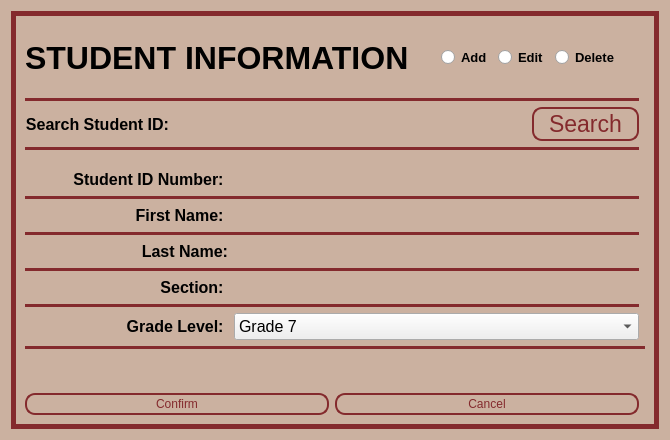
<?xml version="1.0" encoding="UTF-8"?>
<ui version="4.0">
 <class>StudentInformation</class>
 <widget class="QWidget" name="StudentInformation">
  <property name="geometry">
   <rect>
    <x>0</x>
    <y>0</y>
    <width>670</width>
    <height>440</height>
   </rect>
  </property>
  <property name="windowTitle">
   <string>Student Information</string>
  </property>
  <property name="styleSheet">
   <string notr="true">.QWidget{background-color: #CBB1A0;border-radius: 10px}</string>
  </property>
  <layout class="QVBoxLayout" name="verticalLayout_2">
   <item>
    <widget class="QFrame" name="border">
     <property name="styleSheet">
      <string notr="true">#border{
	color: #842a2d;
}</string>
     </property>
     <property name="frameShape">
      <enum>QFrame::Box</enum>
     </property>
     <property name="lineWidth">
      <number>5</number>
     </property>
     <property name="midLineWidth">
      <number>5</number>
     </property>
     <layout class="QGridLayout" name="gridLayout_3">
      <item row="5" column="0">
       <widget class="Line" name="line_2">
        <property name="styleSheet">
         <string notr="true">border: 2px solid #842a2d;</string>
        </property>
        <property name="orientation">
         <enum>Qt::Horizontal</enum>
        </property>
       </widget>
      </item>
      <item row="2" column="0">
       <spacer name="verticalSpacer_2">
        <property name="orientation">
         <enum>Qt::Vertical</enum>
        </property>
        <property name="sizeHint" stdset="0">
         <size>
          <width>17</width>
          <height>27</height>
         </size>
        </property>
       </spacer>
      </item>
      <item row="1" column="0" colspan="2">
       <layout class="QHBoxLayout" name="horizontalLayout_2">
        <item>
         <widget class="QLabel" name="label_title">
          <property name="font">
           <font>
            <pointsize>24</pointsize>
            <bold>true</bold>
           </font>
          </property>
          <property name="styleSheet">
           <string notr="true">.QWidget{background-color: #CBB1A0;border-radius: 10px}</string>
          </property>
          <property name="text">
           <string>STUDENT INFORMATION</string>
          </property>
         </widget>
        </item>
        <item>
         <spacer name="horizontalSpacer_4">
          <property name="orientation">
           <enum>Qt::Horizontal</enum>
          </property>
          <property name="sizeHint" stdset="0">
           <size>
            <width>40</width>
            <height>20</height>
           </size>
          </property>
         </spacer>
        </item>
        <item>
         <layout class="QVBoxLayout" name="verticalLayout">
          <item>
           <layout class="QHBoxLayout" name="horizontalLayout">
            <item>
             <spacer name="horizontalSpacer">
              <property name="orientation">
               <enum>Qt::Horizontal</enum>
              </property>
              <property name="sizeHint" stdset="0">
               <size>
                <width>40</width>
                <height>20</height>
               </size>
              </property>
             </spacer>
            </item>
            <item>
             <widget class="QRadioButton" name="rb_add_student">
              <property name="font">
               <font>
                <pointsize>10</pointsize>
                <bold>true</bold>
               </font>
              </property>
              <property name="text">
               <string>Add</string>
              </property>
             </widget>
            </item>
            <item>
             <spacer name="horizontalSpacer_2">
              <property name="orientation">
               <enum>Qt::Horizontal</enum>
              </property>
              <property name="sizeHint" stdset="0">
               <size>
                <width>13</width>
                <height>40</height>
               </size>
              </property>
             </spacer>
            </item>
            <item>
             <widget class="QRadioButton" name="rb_edit_student">
              <property name="font">
               <font>
                <pointsize>10</pointsize>
                <bold>true</bold>
               </font>
              </property>
              <property name="text">
               <string>Edit</string>
              </property>
             </widget>
            </item>
            <item>
             <spacer name="horizontalSpacer_3">
              <property name="orientation">
               <enum>Qt::Horizontal</enum>
              </property>
              <property name="sizeHint" stdset="0">
               <size>
                <width>13</width>
                <height>40</height>
               </size>
              </property>
             </spacer>
            </item>
            <item>
             <widget class="QRadioButton" name="rb_delete_student">
              <property name="font">
               <font>
                <pointsize>10</pointsize>
                <bold>true</bold>
               </font>
              </property>
              <property name="text">
               <string>Delete</string>
              </property>
             </widget>
            </item>
            <item>
             <spacer name="horizontalSpacer_5">
              <property name="orientation">
               <enum>Qt::Horizontal</enum>
              </property>
              <property name="sizeHint" stdset="0">
               <size>
                <width>40</width>
                <height>20</height>
               </size>
              </property>
             </spacer>
            </item>
           </layout>
          </item>
         </layout>
        </item>
       </layout>
      </item>
      <item row="4" column="0">
       <layout class="QGridLayout" name="gridLayout_2">
        <item row="1" column="1">
         <widget class="QLineEdit" name="input_search">
          <property name="font">
           <font>
            <pointsize>12</pointsize>
            <italic>false</italic>
            <bold>false</bold>
           </font>
          </property>
          <property name="styleSheet">
           <string notr="true">QLineEdit {
      color: #000000;
      font: 12pt &quot;Verdana&quot;;
      border: None;
      border-bottom-color: white;
      border-radius: 10px;
      padding: 0 8px;
      background: #CBB1A0;
      selection-background-color: darkgray;
}</string>
          </property>
          <property name="clearButtonEnabled">
           <bool>true</bool>
          </property>
         </widget>
        </item>
        <item row="1" column="0">
         <widget class="QLabel" name="label_search_student_id">
          <property name="font">
           <font>
            <pointsize>12</pointsize>
            <bold>true</bold>
           </font>
          </property>
          <property name="text">
           <string>Search Student ID:</string>
          </property>
          <property name="alignment">
           <set>Qt::AlignRight|Qt::AlignTrailing|Qt::AlignVCenter</set>
          </property>
         </widget>
        </item>
        <item row="1" column="2">
         <widget class="QPushButton" name="search_button">
          <property name="font">
           <font>
            <pointsize>17</pointsize>
            <italic>false</italic>
            <bold>false</bold>
           </font>
          </property>
          <property name="styleSheet">
           <string notr="true">QPushButton{
	color: #842a2d;
	font: 17pt &quot;Franklin Gothic Book&quot;;
	border: 2px solid #842a2d;
	padding: 2px;
	border-radius: 10px;
	opacity: 100;
}

QPushButton:hover{
    background-color: #842a2d;
	color: #CBB1A0;
}</string>
          </property>
          <property name="text">
           <string>  Search  </string>
          </property>
         </widget>
        </item>
       </layout>
      </item>
      <item row="6" column="0">
       <spacer name="verticalSpacer">
        <property name="orientation">
         <enum>Qt::Vertical</enum>
        </property>
        <property name="sizeHint" stdset="0">
         <size>
          <width>17</width>
          <height>27</height>
         </size>
        </property>
       </spacer>
      </item>
      <item row="0" column="0">
       <spacer name="verticalSpacer_5">
        <property name="orientation">
         <enum>Qt::Vertical</enum>
        </property>
        <property name="sizeHint" stdset="0">
         <size>
          <width>17</width>
          <height>27</height>
         </size>
        </property>
       </spacer>
      </item>
      <item row="13" column="0">
       <spacer name="verticalSpacer_7">
        <property name="orientation">
         <enum>Qt::Vertical</enum>
        </property>
        <property name="sizeHint" stdset="0">
         <size>
          <width>17</width>
          <height>27</height>
         </size>
        </property>
       </spacer>
      </item>
      <item row="14" column="0">
       <layout class="QHBoxLayout" name="horizontalLayout_3">
        <item>
         <widget class="QPushButton" name="confirm_button">
          <property name="styleSheet">
           <string notr="true">QPushButton{
	color: #842a2d;
	font: 17pt &quot;Franklin Gothic Book&quot;;
	border: 2px solid #842a2d;
	padding: 2px;
	border-radius: 10px;
	opacity: 100;
}

QPushButton:hover{
    background-color: #842a2d;
	color: #CBB1A0;
}</string>
          </property>
          <property name="text">
           <string>Confirm</string>
          </property>
         </widget>
        </item>
        <item>
         <widget class="QPushButton" name="cancel_button">
          <property name="styleSheet">
           <string notr="true">QPushButton{
	color: #842a2d;
	font: 17pt &quot;Franklin Gothic Book&quot;;
	border: 2px solid #842a2d;
	padding: 2px;
	border-radius: 10px;
	opacity: 100;
}

QPushButton:hover{
    background-color: #842a2d;
	color: #CBB1A0;
}</string>
          </property>
          <property name="text">
           <string>Cancel</string>
          </property>
         </widget>
        </item>
       </layout>
      </item>
      <item row="7" column="0">
       <layout class="QGridLayout" name="gridLayout">
        <item row="0" column="0">
         <widget class="QLabel" name="label_student_id">
          <property name="font">
           <font>
            <pointsize>12</pointsize>
            <bold>true</bold>
           </font>
          </property>
          <property name="text">
           <string>Student ID Number: </string>
          </property>
          <property name="alignment">
           <set>Qt::AlignRight|Qt::AlignTrailing|Qt::AlignVCenter</set>
          </property>
         </widget>
        </item>
        <item row="0" column="1" colspan="2">
         <widget class="QLineEdit" name="input_student_id">
          <property name="font">
           <font>
            <pointsize>12</pointsize>
            <italic>false</italic>
            <bold>false</bold>
           </font>
          </property>
          <property name="styleSheet">
           <string notr="true">QLineEdit {
      color: #000000;
      font: 12pt &quot;Verdana&quot;;
      border: None;
      border-bottom-color: white;
      border-radius: 10px;
      padding: 0 8px;
      background: #CBB1A0;
      selection-background-color: darkgray;
}</string>
          </property>
          <property name="clearButtonEnabled">
           <bool>true</bool>
          </property>
         </widget>
        </item>
        <item row="1" column="0" colspan="3">
         <widget class="Line" name="line_5">
          <property name="styleSheet">
           <string notr="true">border: 2px solid #842a2d;</string>
          </property>
          <property name="orientation">
           <enum>Qt::Horizontal</enum>
          </property>
         </widget>
        </item>
        <item row="2" column="0">
         <widget class="QLabel" name="label_firstname">
          <property name="font">
           <font>
            <pointsize>12</pointsize>
            <bold>true</bold>
           </font>
          </property>
          <property name="text">
           <string>First Name: </string>
          </property>
          <property name="alignment">
           <set>Qt::AlignRight|Qt::AlignTrailing|Qt::AlignVCenter</set>
          </property>
         </widget>
        </item>
        <item row="3" column="0" colspan="3">
         <widget class="Line" name="line_4">
          <property name="styleSheet">
           <string notr="true">border: 2px solid #842a2d;</string>
          </property>
          <property name="orientation">
           <enum>Qt::Horizontal</enum>
          </property>
         </widget>
        </item>
        <item row="4" column="0">
         <widget class="QLabel" name="label_lastname">
          <property name="font">
           <font>
            <pointsize>12</pointsize>
            <bold>true</bold>
           </font>
          </property>
          <property name="text">
           <string>Last Name:</string>
          </property>
          <property name="alignment">
           <set>Qt::AlignRight|Qt::AlignTrailing|Qt::AlignVCenter</set>
          </property>
         </widget>
        </item>
        <item row="5" column="0" colspan="3">
         <widget class="Line" name="line_6">
          <property name="styleSheet">
           <string notr="true">border: 2px solid #842a2d;</string>
          </property>
          <property name="orientation">
           <enum>Qt::Horizontal</enum>
          </property>
         </widget>
        </item>
        <item row="6" column="0">
         <widget class="QLabel" name="label_section">
          <property name="font">
           <font>
            <pointsize>12</pointsize>
            <bold>true</bold>
           </font>
          </property>
          <property name="text">
           <string>Section: </string>
          </property>
          <property name="alignment">
           <set>Qt::AlignRight|Qt::AlignTrailing|Qt::AlignVCenter</set>
          </property>
         </widget>
        </item>
        <item row="7" column="0" colspan="3">
         <widget class="Line" name="line_8">
          <property name="styleSheet">
           <string notr="true">border: 2px solid #842a2d;</string>
          </property>
          <property name="orientation">
           <enum>Qt::Horizontal</enum>
          </property>
         </widget>
        </item>
        <item row="8" column="0">
         <widget class="QLabel" name="label_gradeLevel">
          <property name="font">
           <font>
            <pointsize>12</pointsize>
            <bold>true</bold>
           </font>
          </property>
          <property name="text">
           <string>Grade Level: </string>
          </property>
          <property name="alignment">
           <set>Qt::AlignRight|Qt::AlignTrailing|Qt::AlignVCenter</set>
          </property>
         </widget>
        </item>
        <item row="2" column="1" colspan="2">
         <widget class="QLineEdit" name="input_firstname">
          <property name="font">
           <font>
            <pointsize>12</pointsize>
            <italic>false</italic>
            <bold>false</bold>
           </font>
          </property>
          <property name="styleSheet">
           <string notr="true">QLineEdit {
      color: #000000;
      font: 12pt &quot;Verdana&quot;;
      border: None;
      border-bottom-color: white;
      border-radius: 10px;
      padding: 0 8px;
      background: #CBB1A0;
      selection-background-color: darkgray;
}</string>
          </property>
          <property name="clearButtonEnabled">
           <bool>true</bool>
          </property>
         </widget>
        </item>
        <item row="4" column="1" colspan="2">
         <widget class="QLineEdit" name="input_lastname">
          <property name="font">
           <font>
            <pointsize>12</pointsize>
            <italic>false</italic>
            <bold>false</bold>
           </font>
          </property>
          <property name="styleSheet">
           <string notr="true">QLineEdit {
      color: #000000;
      font: 12pt &quot;Verdana&quot;;
      border: None;
      border-bottom-color: white;
      border-radius: 10px;
      padding: 0 8px;
      background: #CBB1A0;
      selection-background-color: darkgray;
}</string>
          </property>
          <property name="clearButtonEnabled">
           <bool>true</bool>
          </property>
         </widget>
        </item>
        <item row="6" column="1" colspan="2">
         <widget class="QLineEdit" name="input_section">
          <property name="font">
           <font>
            <pointsize>12</pointsize>
            <italic>false</italic>
            <bold>false</bold>
           </font>
          </property>
          <property name="styleSheet">
           <string notr="true">QLineEdit {
      color: #000000;
      font: 12pt &quot;Verdana&quot;;
      border: None;
      border-bottom-color: white;
      border-radius: 10px;
      padding: 0 8px;
      background: #CBB1A0;
      selection-background-color: darkgray;
}</string>
          </property>
          <property name="clearButtonEnabled">
           <bool>true</bool>
          </property>
         </widget>
        </item>
        <item row="8" column="1" colspan="2">
         <widget class="QComboBox" name="input_cb_grade_level">
          <property name="font">
           <font>
            <pointsize>12</pointsize>
            <italic>false</italic>
            <bold>false</bold>
           </font>
          </property>
          <property name="styleSheet">
           <string notr="true">font: 12pt &quot;Verdana&quot;</string>
          </property>
          <property name="insertPolicy">
           <enum>QComboBox::InsertAfterCurrent</enum>
          </property>
          <property name="placeholderText">
           <string/>
          </property>
          <item>
           <property name="text">
            <string>Grade 7</string>
           </property>
          </item>
          <item>
           <property name="text">
            <string>Grade 8</string>
           </property>
          </item>
          <item>
           <property name="text">
            <string>Grade 9</string>
           </property>
          </item>
          <item>
           <property name="text">
            <string>Grade 10</string>
           </property>
          </item>
          <item>
           <property name="text">
            <string>Grade 11</string>
           </property>
          </item>
          <item>
           <property name="text">
            <string>Grade 12</string>
           </property>
          </item>
         </widget>
        </item>
       </layout>
      </item>
      <item row="11" column="0" colspan="2">
       <widget class="Line" name="line_9">
        <property name="styleSheet">
         <string notr="true">border: 2px solid #842a2d;</string>
        </property>
        <property name="orientation">
         <enum>Qt::Horizontal</enum>
        </property>
       </widget>
      </item>
      <item row="3" column="0">
       <widget class="Line" name="line">
        <property name="styleSheet">
         <string notr="true">border: 2px solid #842a2d;</string>
        </property>
        <property name="orientation">
         <enum>Qt::Horizontal</enum>
        </property>
       </widget>
      </item>
      <item row="12" column="0">
       <widget class="QLabel" name="status_label">
        <property name="font">
         <font>
          <pointsize>12</pointsize>
          <italic>true</italic>
          <bold>true</bold>
         </font>
        </property>
        <property name="styleSheet">
         <string notr="true">color: rgb(255, 0, 0);</string>
        </property>
        <property name="text">
         <string/>
        </property>
        <property name="alignment">
         <set>Qt::AlignCenter</set>
        </property>
       </widget>
      </item>
     </layout>
    </widget>
   </item>
  </layout>
 </widget>
 <resources/>
 <connections/>
</ui>
